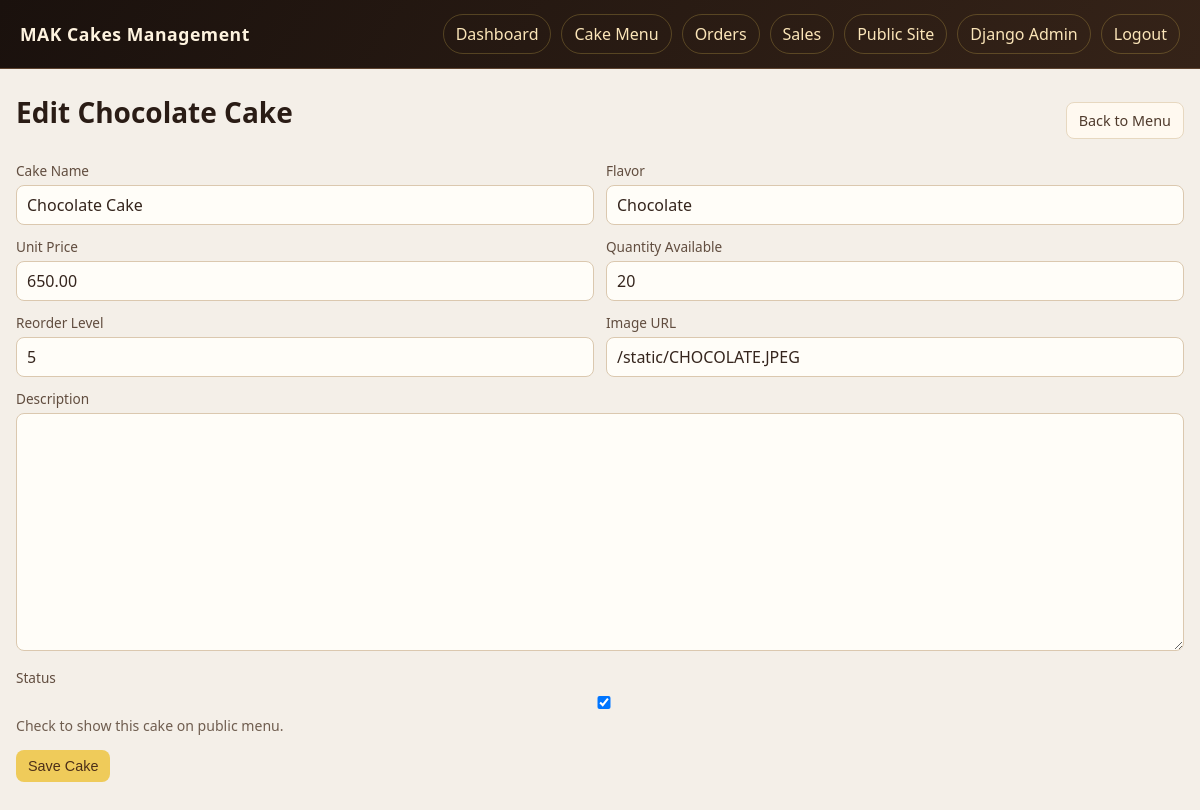
Page /management/menu/1/edit/ (signed in) on the committed database.
### bakery/models.py (models this page shows, shortened)
class TimeStampedModel(models.Model):
    created_at = models.DateTimeField(auto_now_add=True)
    updated_at = models.DateTimeField(auto_now=True)
    class Meta:
        abstract = True

class Cake(TimeStampedModel):
    name = models.CharField(max_length=120, unique=True)
    slug = models.SlugField(max_length=140, unique=True, blank=True)
    flavor = models.CharField(max_length=80, blank=True)
    description = models.TextField(blank=True)
    unit_price = models.DecimalField(max_digits=10, decimal_places=2)
    is_active = models.BooleanField(default=True)
    image_url = models.URLField(blank=True)
    class Meta:
        ordering = ["name"]

class Inventory(TimeStampedModel):
    cake = models.OneToOneField(Cake, on_delete=models.CASCADE, related_name="inventory")
    quantity_available = models.PositiveIntegerField(default=0)
    reorder_level = models.PositiveIntegerField(default=5)

### bakery/views.py (the view)
# urls.py: path("management/menu/<int:cake_id>/edit/", views.management_cake_edit, name="cake_edit"),
@staff_member_required
def management_cake_edit(request, cake_id):
    cake = get_object_or_404(Cake, id=cake_id)
    inventory, _ = Inventory.objects.get_or_create(cake=cake, defaults={"quantity_available": 0, "reorder_level": 5})
    if request.method == "POST":
        cake_form = CakeForm(request.POST, instance=cake)
        inventory_form = InventoryForm(request.POST, instance=inventory)
        if cake_form.is_valid() and inventory_form.is_valid():
            cake_form.save()
            inventory_form.save()
            messages.success(request, "Cake updated successfully.")
            return redirect("bakery:cake_menu")
    else:
        cake_form = CakeForm(instance=cake)
        inventory_form = InventoryForm(instance=inventory)
    return render(
        request,
        "bakery/cake_form.html",
        {"cake_form": cake_form, "inventory_form": inventory_form, "title": f"Edit {cake.name}"},
    )

### bakery/forms.py
class CakeForm(forms.ModelForm):
    class Meta:
        model = Cake
        fields = ["name", "flavor", "description", "unit_price", "is_active", "image_url"]

class InventoryForm(forms.ModelForm):
    class Meta:
        model = Inventory
        fields = ["quantity_available", "reorder_level"]

### templates/bakery/cake_form.html (shortened to what this page needs)
{% extends "bakery/base.html" %}
{% block content %}
<div class="toolbar">
  <h1>{{ title }}</h1>
  <a class="btn btn-ghost" href="{% url 'bakery:cake_menu' %}">Back to Menu</a>
</div>
<form method="post">
  <div class="form-grid">
    <div class="field">
      <label for="{{ cake_form.name.id_for_label }}">Cake Name</label>
      {{ cake_form.name }}
    </div>
    <div class="field">
      <label for="{{ cake_form.flavor.id_for_label }}">Flavor</label>
      {{ cake_form.flavor }}
    </div>
    <div class="field">
      <label for="{{ cake_form.unit_price.id_for_label }}">Unit Price</label>
      {{ cake_form.unit_price }}
    </div>
    <div class="field">
      <label for="{{ inventory_form.quantity_available.id_for_label }}">Quantity Available</label>
      {{ inventory_form.quantity_available }}
    </div>
    <div class="field">
      <label for="{{ inventory_form.reorder_level.id_for_label }}">Reorder Level</label>
      {{ inventory_form.reorder_level }}
    </div>
    <div class="field">
      <label for="{{ cake_form.image_url.id_for_label }}">Image URL</label>
      {{ cake_form.image_url }}
    </div>
    <div class="field full">
      <label for="{{ cake_form.description.id_for_label }}">Description</label>
      {{ cake_form.description }}
    </div>
    <div class="field full">
      <label for="{{ cake_form.is_active.id_for_label }}">Status</label>
      {{ cake_form.is_active }} <span class="muted">Check to show this cake on public menu.</span>
    </div>
  </div>
  <div style="margin-top:14px;">
    <button class="btn btn-gold" type="submit">Save Cake</button>
  </div>
</form>
{% endblock %}

### templates/bakery/base.html (style rules this page uses)
:root { --ink: #2a1c15; --soft: #6f5d4f; --paper: #fff8ef; --line: #ebdcc8; --dark: #211610; --gold: #efcb5a; --green: #0f766e; --red: #991b1b; }
* { box-sizing: border-box; }
body { margin: 0; font-family: "Segoe UI", Tahoma, Geneva, Verdana, sans-serif; background: #f4efe8; color: var(--ink); }
h1 { margin-top: 0; margin-bottom: 16px; font-size: 1.75rem; }
.toolbar { margin-bottom: 14px; display: flex; gap: 10px; flex-wrap: wrap; align-items: center; justify-content: space-between; }
.btn { display: inline-block; text-decoration: none; border: 0; cursor: pointer; border-radius: 8px; padding: 8px 12px; font-size: .9rem; }
.btn-gold { background: var(--gold); color: #4c2f19; }
.btn-ghost { background: #fff9f0; border: 1px solid #e7d8c0; color: #4f3a2c; }
input, select, textarea { width: 100%; background: #fffdf8; border: 1px solid #dbc8af; border-radius: 8px; padding: 8px 10px; font: inherit; color: #35251d; }
textarea { min-height: 120px; resize: vertical; }
.form-grid { display: grid; gap: 12px; grid-template-columns: repeat(2, minmax(0, 1fr)); }
.field label { display: block; margin-bottom: 5px; font-size: .85rem; color: #614d3f; }
.field.full { grid-column: 1 / -1; }
.muted { color: var(--soft); font-size: .88rem; }

### rows in the picture
Cake: name "Chocolate Cake", flavor "Chocolate", unit_price "650.00", image_url "/static/CHOCOLATE.JPEG", is_active "☑"
Inventory: quantity_available "20", reorder_level "5"

### other values in the picture
{{ title }} "Edit Chocolate Cake"
